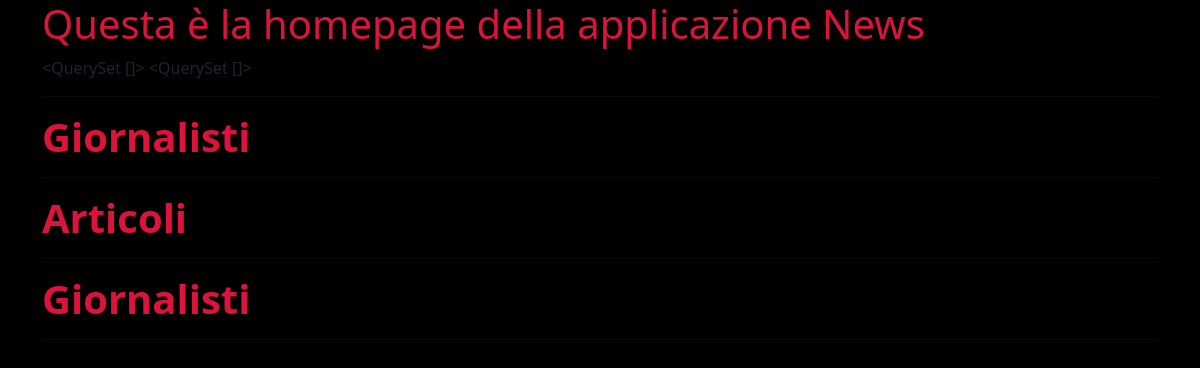
Before: / with the older database file.
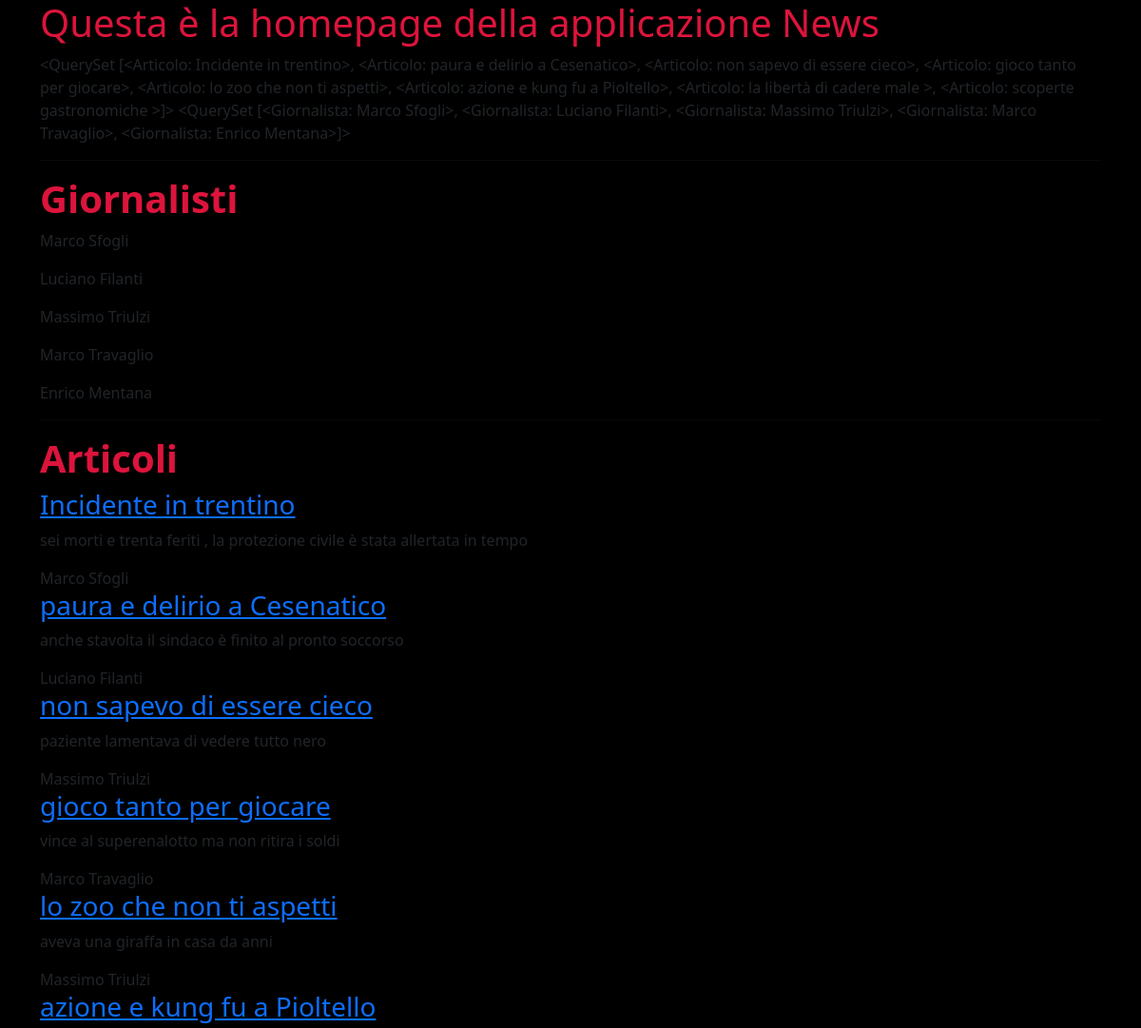
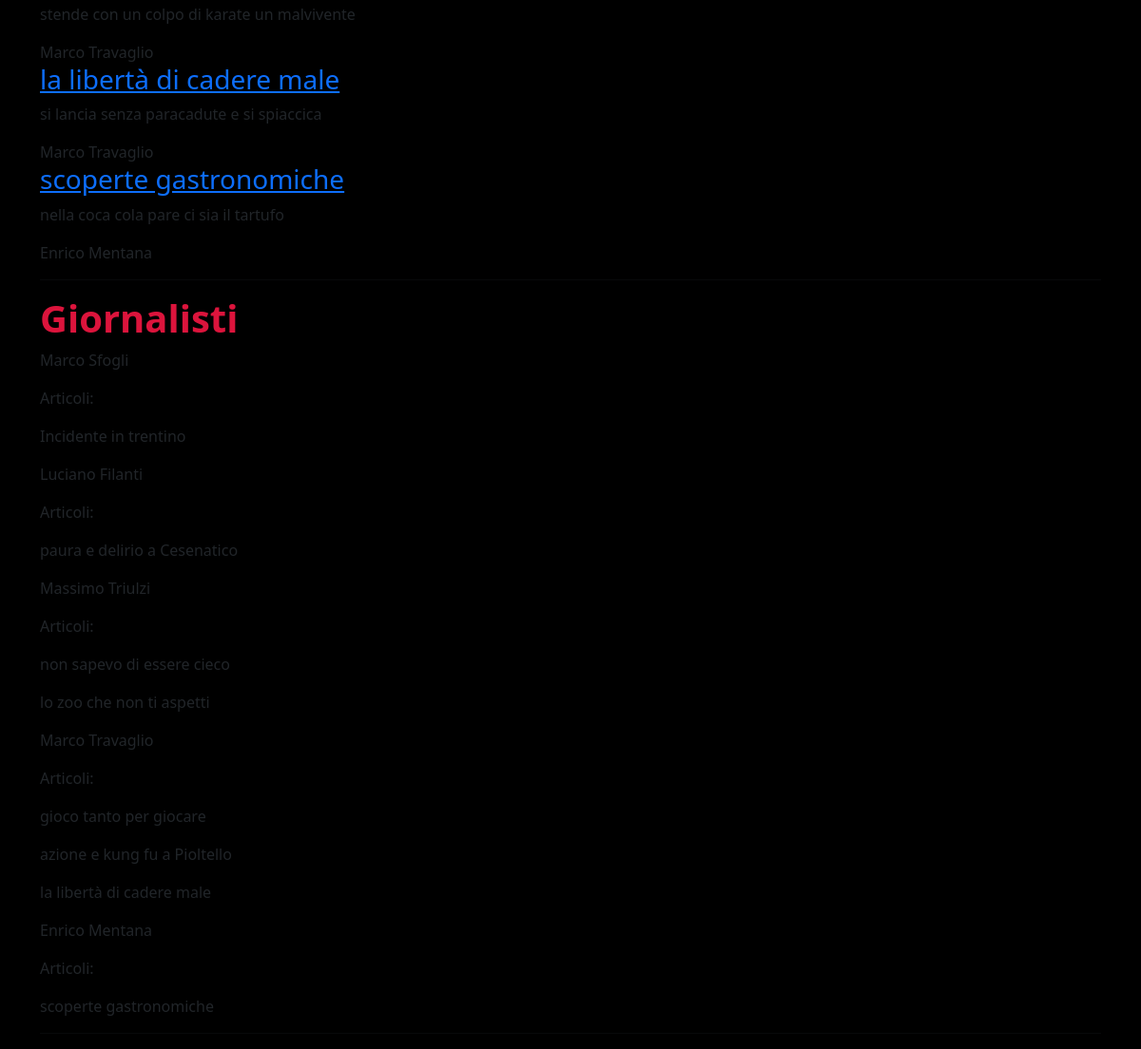
After: the same page with the newer database file (2 pictures, top to bottom).
### news/models.py (models this page shows)
class Articolo(models.Model):
    titolo=models.CharField(max_length=40)
    contenuto=models.TextField()
    giornalista=models.ForeignKey(Giornalista, on_delete=models.CASCADE, related_name="articoli")
    def __str__(self):
        return self.titolo
    def get_absolute_url(self):
        return reverse ("articolo_detail",kwargs={"pk":self.pk})

class Giornalista(models.Model):
    nome=models.CharField(max_length=30)
    cognome=models.CharField(max_length=40)
    def __str__(self):
        return self.nome+" "+self.cognome

### news/views.py (the view)
# urls.py: path('',NewsHome,name="newshome"),
def NewsHome(request):
    articoli=Articolo.objects.all()
    giornalisti=Giornalista.objects.all()
    context={"articoli":articoli,"giornalisti":giornalisti}
    return render(request,"newshomepage.html",context)

### templates/newshomepage.html (shortened to what this page needs)
{% load static %}
<!DOCTYPE html>
<html lang="en">
<head>
    <link href="https://cdn.jsdelivr.net/npm/bootstrap@5.2.2/dist/css/bootstrap.min.css" rel="stylesheet">
    <link rel="stylesheet" href="news.css">
</head>
<body>
    <div class="container">
            <h1>Questa è la homepage della applicazione News</h1>
        {{ articoli }}
        {{ giornalisti }}
        <hr>
        <h1><strong>Giornalisti</strong></h1>
        {% for giornalista in giornalisti %}
        <p>{{ giornalista.nome }} {{ giornalista.cognome }}</p>
        {% endfor %}
        <hr>
        <h1><strong>Articoli</strong></h1>
        {% for articolo in articoli %}
            <h3><a href="{{ articolo.get_absolute_url }}">{{ articolo.titolo}}</a></h3>
            <p>{{ articolo.contenuto }}</p><span>{{ articolo.giornalista }}</span>
        {% endfor %}
        <hr>
        <h1><strong>Giornalisti</strong></h1>
        {% for giornalista in giornalisti %}
        <p>{{ giornalista.nome }} {{ giornalista.cognome }}</p>
        <p>Articoli:</p>
        {% for articolo in giornalista.articoli.all %}
                <p>{{articolo.titolo}}</p>
        {% endfor %}
        {% endfor %}
        <hr>
    </div>
</body>
</html>

### templates/news.css (style rules this page uses)
body { background-color: black; }
h1 { color:crimson }

Changed rows visible on the page:
added Articolo: titolo.titolo "<QuerySet [<Articolo: Incidente in trentino>, <Articolo: paura e delirio a Cesenatico>, <Articolo: non sapevo di essere cieco>, <Articolo: gioco tanto per giocare>, <Articolo: lo zoo che non ti aspetti>, <Articolo: azione e kung fu a Pioltello>, <Articolo: la libertà di cadere male >, <Articolo: scoperte gastronomiche >]>", titolo "Incidente in trentino", contenuto "sei morti e trenta feriti , la protezione civile è stata allertata in tempo", giornalista "Marco Sfogli"
added Giornalista: nome+cognome "<QuerySet [<Giornalista: Marco Sfogli>, <Giornalista: Luciano Filanti>, <Giornalista: Massimo Triulzi>, <Giornalista: Marco Travaglio>, <Giornalista: Enrico Mentana>]>", nome "Marco", cognome "Sfogli"
added Giornalista: nome "Luciano", cognome "Filanti"
added Giornalista: nome "Massimo", cognome "Triulzi"
added Giornalista: nome "Marco", cognome "Travaglio"
added Giornalista: nome "Enrico", cognome "Mentana"
added Articolo: titolo "paura e delirio a Cesenatico", contenuto "anche stavolta il sindaco è finito al pronto soccorso", giornalista "Luciano Filanti"
added Articolo: titolo "non sapevo di essere cieco", contenuto "paziente lamentava di vedere tutto nero", giornalista "Massimo Triulzi"
added Articolo: titolo "gioco tanto per giocare", contenuto "vince al superenalotto ma non ritira i soldi", giornalista "Marco Travaglio"
added Articolo: titolo "lo zoo che non ti aspetti", contenuto "aveva una giraffa in casa da anni", giornalista "Massimo Triulzi"
added Articolo: titolo "azione e kung fu a Pioltello", contenuto "stende con un colpo di karate un malvivente", giornalista "Marco Travaglio"
added Articolo: titolo "la libertà di cadere male", contenuto "si lancia senza paracadute e si spiaccica", giornalista "Marco Travaglio"
added Articolo: titolo "scoperte gastronomiche", contenuto "nella coca cola pare ci sia il tartufo", giornalista "Enrico Mentana"
Other visible differences:
{{ articoli }}: "<QuerySet []>" → (not shown)
{{ giornalisti }}: "<QuerySet []>" → (not shown)
